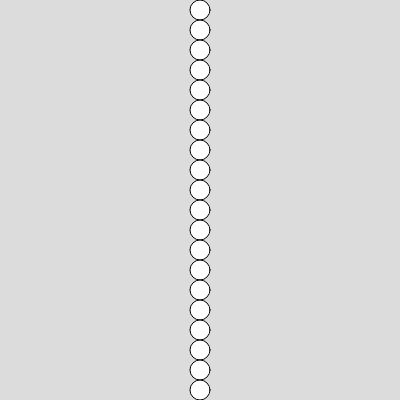
Frame 1 (no input)
Frame 2 (the mouse pressed at the canvas centre, redrawn once): identical to frame 1, image omitted

The p5.js sketch that drew this single still picture (run headless with seeded random() and noise() and a simulated clock; the mouse was pressed at the canvas centre and the sketch redrawn once):

// p5.js sketch
// ── sketch.js
let circlesCount = 20;
let canvasWidth = 400;
let canvasHeight = 400;

let spacing = canvasHeight/circlesCount;

let offset = spacing * 0.5


function setup() {
    createCanvas(canvasWidth, canvasHeight);
    noLoop();

}

function draw() {
    background(220);

    for( let i=0; i<circlesCount; i++){
        circle(200, i*spacing + offset, 20)
    }

}
